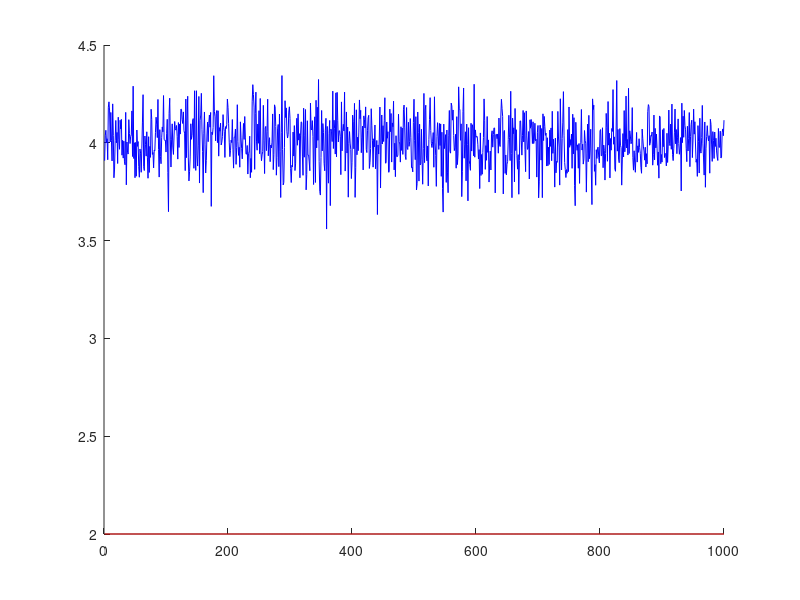
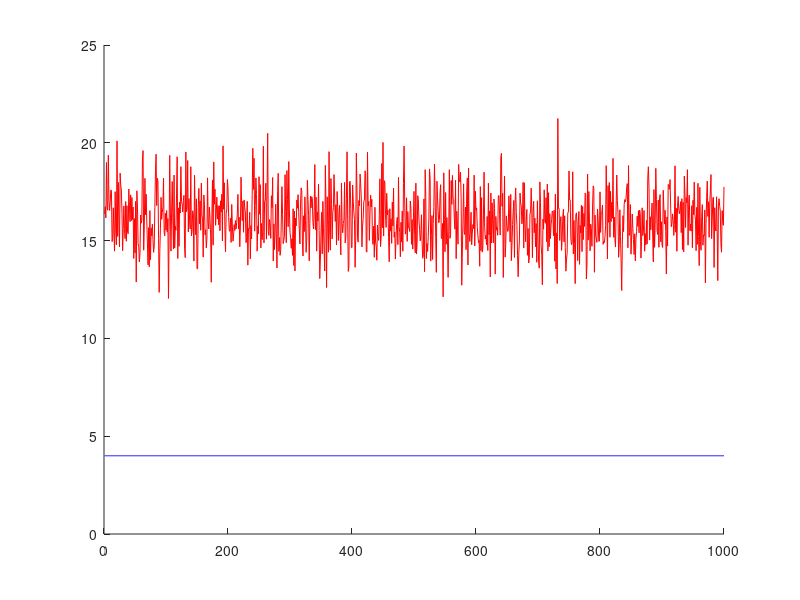
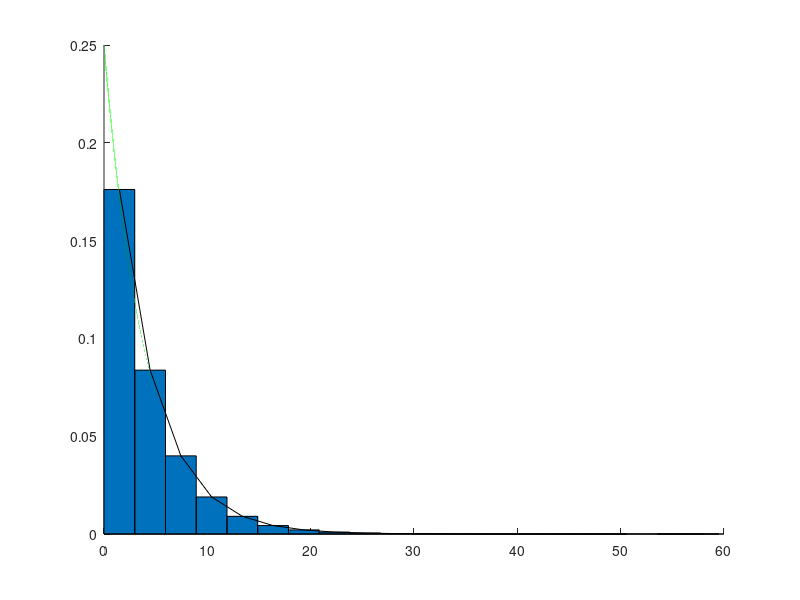
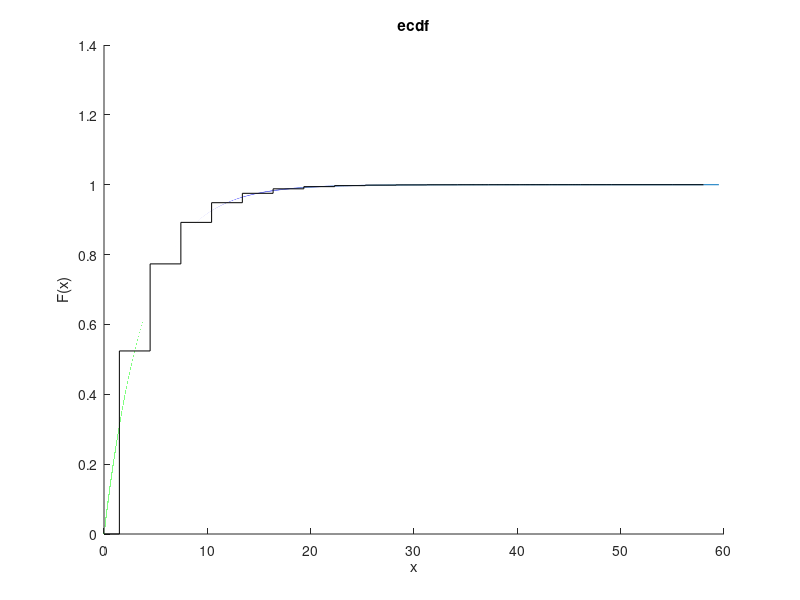

MATLAB code for these plots, in order:
clear
clc
f1=figure;
f2=figure;

%-----Пункт 1------ (+)
N=1000000;
mu = 1;
sigma = 4;
X=random('Gamma', mu, sigma, N, 1);
%-----Пункт 2------

%-----2.1------(+)
x_min=min(X);
x_max=max(X);
mx_mid=mean(X);%среднее мат ожидание для выборки Х (:) из массива делает вектор
vx_mid=var(X); %средняя дисперсия для выборки Х
vx_mid_ispr=vx_mid*N/(N-1); %средняя исправленная дисперсия для выборки Х
sredn_otrl=std(X);%среднее кв отклонение для выборки Х

%-----2.2------(+)
[mx_teor,vx_teor] = chi2stat(2); %теоретич мат ожидание и дисперсия

%-----2.3------(+)
%N=10
NN1=1000;
M=1000;
sredn_mx=0;
sredn_vx=0;
for l=1:M %цикл от1 до M
    xx1=random('Gamma', mu, sigma, NN1, 1);%генерация выборки
    mx_mid_n10(l)=mean(xx1);
    vx_mid_ispr_n10(l)=var(xx1)*NN1/(NN1-1);
    x_1(l)=l;
    y_1_mx_teor(l)=mx_teor;
    y_1_vx_teor(l)=vx_teor;
    sredn_mx=sredn_mx+mx_mid_n10(l);
    sredn_vx=sredn_vx+vx_mid_ispr_n10(l);
end

figure(f1);
hold all;
plot(mx_mid_n10,'blue');
plot(x_1,y_1_mx_teor,'red');
figure(f2);
hold all;
plot(vx_mid_ispr_n10,'red');
plot(x_1,y_1_vx_teor,'blue');

%-----2.4------(+)
sredn_mx=sredn_mx/M;
sredn_vx=sredn_vx/M;


%-----Пункт 3------(+)
figure;
hold all;
r=floor(log2(N))+1;%целая часть количество интервалов
h=(x_max-x_min)/r;% длина интервалов
for i=1:r+1 %цикл от1 до r+1
    z(i)=x_min+(i-1)*h;% массив из границ интервалов
end
z1=z+(h/2);%середины интервалов полученные из из границ интервалов
z2=z1(1:r);%середины интервалов без лишнего z2-копия z1 от 1 до r
u = hist(X,z2);%u-стал массивом частот для каждого интервала, середины которых в z2
bar(z2,u/(h*N),1);% гистограмма относительных частот
h1=(x_max-x_min)/N;
for j=1:N %цикл от1 до N
    xx(j)=x_min+(j-1)*h1;% массив из N точек от мин до макс-а
end

f=pdf('Gamma', xx, mu, sigma);
plot(xx,f,'green');
plot(z2,u/(h*N),'black'); %полигон относительных частот, точкам из z2 ставится частоты из u деленые на(h*N)


%-----Пункт 4------(+)
mx_mid_group=0;
vx_mid_group=0;
for k=1:r
    mx_mid_group=mx_mid_group+u(k)*z2(k);
end
mx_mid_group=mx_mid_group/N;
for k=1:r
    vx_mid_group=vx_mid_group+u(k)*(z2(k)-mx_mid_group)*(z2(k)-mx_mid_group);
end
vx_mid_group=vx_mid_group/N;


%-----Пункт 5------(+)
figure;
hold all;
F_teor = cdf ('Gamma', xx, mu, sigma);
plot(xx,F_teor,'green');
ecdf(X);% "Эмпирическая по негруппированным
uu(1)=0;
z3(1)=0;
for i=1:r %цикл от1 до r+1
    uu(i+1)=uu(i)+u(i)/N;%
    z3(i+1)=z2(i);
end
stairs(z3,uu,"black");
